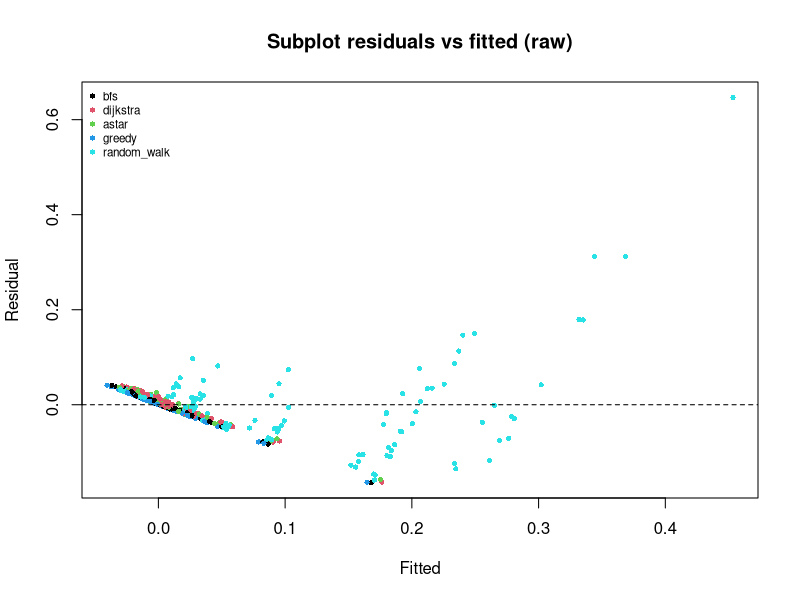
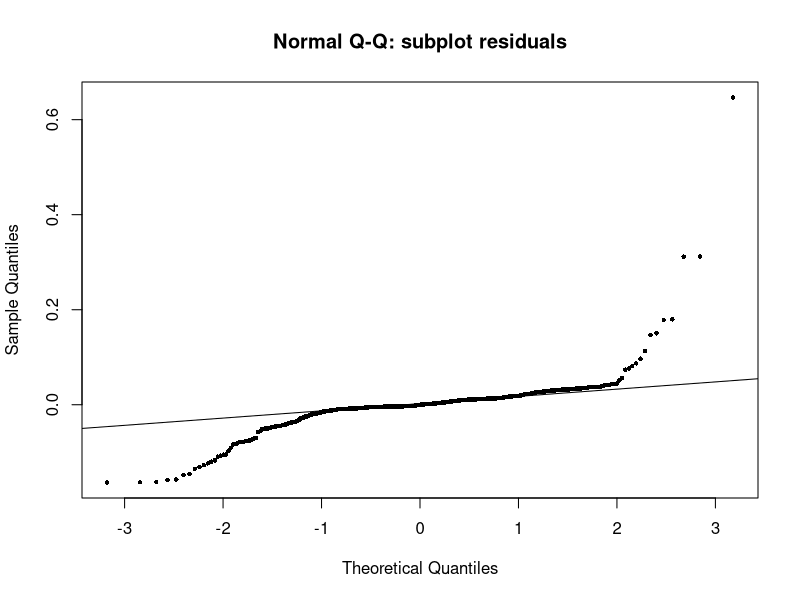
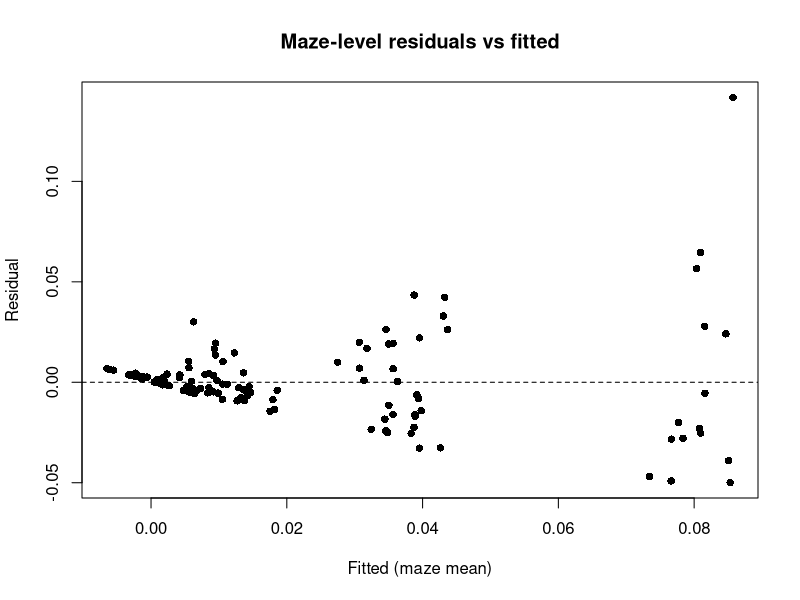
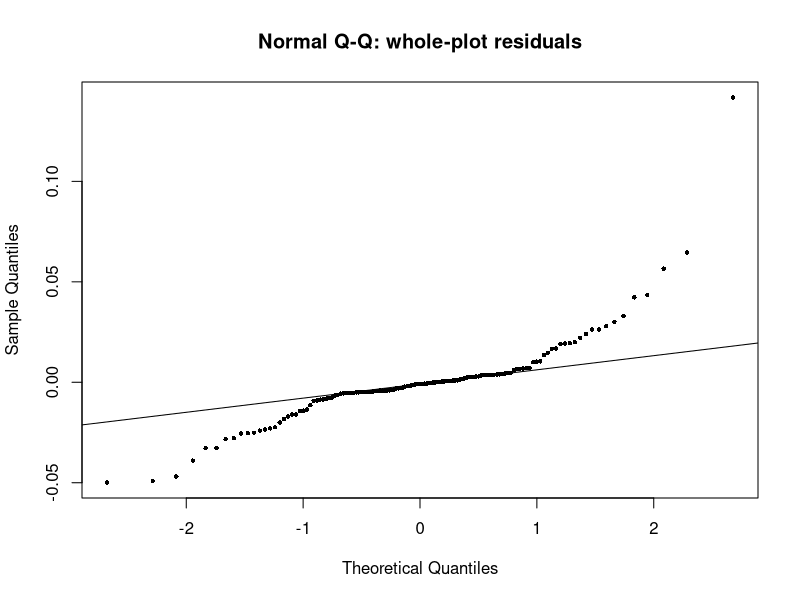

Generate these figures, in order, with R: (Note: this script raises an error after producing the figures.)
library(MASS)

### DATA ###
dat <- read.csv("results.csv")
dat$R <- factor(dat$rep)                                   
dat$G <- factor(dat$gen_method)                            
dat$S <- factor(dat$size, 
                levels = sort(unique(dat$size))) 
dat$D <- factor(dat$loop_density,
                levels = sort(unique(dat$loop_density)))  
dat$A <- factor(dat$algorithm,
                levels = c("bfs", "dijkstra", "astar", "greedy", "random_walk"))
dat$maze <- factor(dat$maze_id)                              
dat$y_raw <- dat$time_s                               

### MODEL CHECKING ###
# RAW
fit_sub <- lm(y_raw ~ maze + A + A:S + A:D + A:G, data = dat)
mz.dat <- aggregate(y_raw ~ maze + R + G + S + D, data = dat, FUN = mean)
fit_whole <- lm(y_raw ~ R + G + S + D + S:D, data = mz.dat)

resid <- resid(fit_sub)
fitted <- fitted(fit_sub)
resid.whole <- resid(fit_whole)
fitted.whole <- fitted(fit_whole)

plot(fitted, resid, col = as.integer(dat$A), pch = 16, cex = 0.7,
     xlab = "Fitted", ylab = "Residual",
     main = paste("Subplot residuals vs fitted (raw)"))
abline(h = 0, lty = 2)
legend("topleft", legend = levels(dat$A), col = seq_along(levels(dat$A)),
       pch = 16, cex = 0.7, bty = "n")
dev.copy(png, "rf_raw.png", width = 800, height = 800, res = 120); dev.off()

qqnorm(resid, main = "Normal Q-Q: subplot residuals", pch = 16, cex = 0.6)
qqline(resid)
dev.copy(png, "qq_raw.png", width = 800, height = 800, res = 120); dev.off()

plot(fitted.whole, resid.whole, pch = 16, xlab = "Fitted (maze mean)", ylab = "Residual",
     main = "Maze-level residuals vs fitted")
abline(h = 0, lty = 2)
dev.copy(png, "rf_whole_raw.png", width = 800, height = 800, res = 120); dev.off()

qqnorm(resid.whole, main = "Normal Q-Q: whole-plot residuals", pch = 16, cex = 0.6)
qqline(resid.whole)
dev.copy(png, "qq_whole_raw.png", width = 800, height = 800, res = 120); dev.off()

# BOX-COX
fit_bc <- lm(y_raw ~ maze + A + A:S + A:D + A:G, data = dat)
bc <- boxcox(fit_bc, lambda = seq(-2, 2, 0.05))
dev.copy(png, "boxcox.png", width = 800, height = 800, res = 120); dev.off()

# TRANSFORMED
dat$y_t <- log(dat$y_raw)

fit_sub.t <- lm(y_t ~ maze + A + A:S + A:D + A:G, data = dat)
mz.dat.t <- aggregate(y_t ~ maze + R + G + S + D, data = dat, FUN = mean)
fit_whole.t <- lm(y_t ~ R + G + S + D + S:D, data = mz.dat.t)

resid.t <- resid(fit_sub.t)
fitted.t <- fitted(fit_sub.t)
resid.whole.t <- resid(fit_whole.t)
fitted.whole.t <- fitted(fit_whole.t)

plot(fitted.t, resid.t, col = as.integer(dat$A), pch = 16, cex = 0.7,
     xlab = "Fitted", ylab = "Residual",
     main = paste("Subplot residuals vs fitted (transformed)"))
abline(h = 0, lty = 2)
legend("topleft", legend = levels(dat$A), col = seq_along(levels(dat$A)),
       pch = 16, cex = 0.7, bty = "n")
dev.copy(png, "rf_t.png", width = 800, height = 800, res = 120); dev.off()

qqnorm(resid.t, main = "Normal Q-Q: subplot residuals", pch = 16, cex = 0.6)
qqline(resid.t)
dev.copy(png, "qq_t.png", width = 800, height = 800, res = 120); dev.off()

plot(fitted.whole.t, resid.whole.t, pch = 16, xlab = "Fitted (maze mean)", ylab = "Residual",
     main = "Maze-level residuals vs fitted")
abline(h = 0, lty = 2)
dev.copy(png, "rf_whole_t.png", width = 800, height = 800, res = 120); dev.off()

qqnorm(resid.whole.t, main = "Normal Q-Q: whole-plot residuals", pch = 16, cex = 0.6)
qqline(resid.whole.t)
dev.copy(png, "qq_whole_t.png", width = 800, height = 800, res = 120); dev.off()

### ANOVA ###
fit <- aov(y_t ~ R + G + S + D + S:D + A + S:A + D:A + G:A + Error(maze), data = dat)
cat("\n===== Split-plot ANOVA =====\n")
print(summary(fit))

interaction.plot(
  x.factor = dat$gen_method,       
  trace.factor = dat$algorithm, 
  response = dat$y_t,
  fun = mean,
  type = "b",
  pch = c(15, 17, 1, 19, 20),
  xlab = "Maze Generation Algorithm",
  ylab = "Time (s)",
  trace.label = "Algorithm"
)
dev.copy(png, "AG_intplot.png", width = 800, height = 800, res = 120); dev.off()

### COMPARISON ###
fit_A <- aov(y_t ~ maze + A, data = dat)
tk <- TukeyHSD(fit_A, "A")
tk$A

# RANK BY FACTOR
rank_by <- function(f) apply(tapply(dat$y_t, list(dat$A, f), mean), 2, rank)
cat("Algorithm rank by size:\n"); print(rank_by(dat$S))
cat("Algorithm rank by loop density:\n"); print(rank_by(dat$D))
cat("Algorithm rank by generation method:\n"); print(rank_by(dat$G))

# PATH QUALITY AND SUCCESS RATE
dat$path_ratio <- ifelse(dat$success == 1, dat$path_length / dat$opt_path_length, NA)
cat("Mean path length / optimal (1 = shortest path):\n")
print(round(tapply(dat$path_ratio, dat$A, mean, na.rm = TRUE), 3))
cat("Success rate:\n"); print(round(tapply(dat$success, dat$A, mean), 3))
